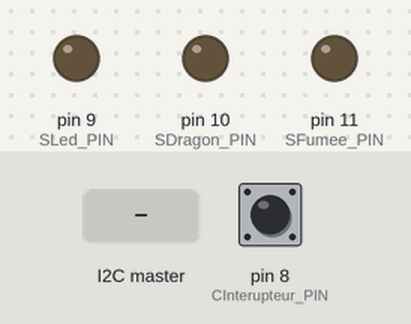
A sketch run on a simulated Arduino Uno, built with avr-gcc and run on an emulated ATmega328P. On the bench: output pins drawn as LEDs (lit = HIGH). The test bench sets the inputs (shaded band); at power-on: pin 8 (CInterupteur_PIN) HIGH. What the sketch prints to the serial monitor is not drawn.

Above: at 1.2 s.
1.3 s: pin 8 (CInterupteur_PIN) pulled LOW for 1 s
At 2.6 s:
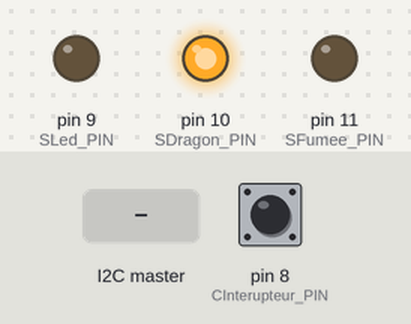
4.3 s: the I2C master sends the byte 1
5.8 s: the I2C master sends the byte 0
8.8 s: the I2C master sends the byte 2
At 13.1 s:
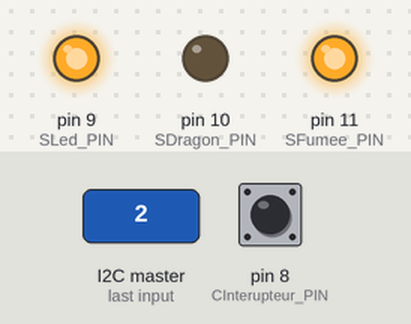
Timing chart, 0 to 14.5 s (numbered marks = the images above; inputs shaded):
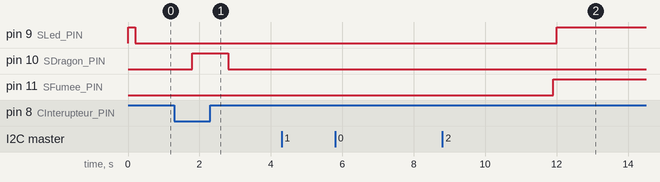

Measured:
- after the input at 1.3 s, pin 10 (SDragon_PIN): LOW → HIGH after 0.50 s, → LOW 1.0 s later
- after the input at 4.3 s, every drawn part: stays the same
- after the input at 5.8 s, every drawn part: stays the same

The sketch:

Feu.ino
```cpp
//FICHIER Feu H

#include "Wire.h"			//librairie nécessaire pour la communication i2c
#define SLAVE_ADDRESS 0x15  //initialisation de l’Arduino avec l’adresse 0x15

#define CInterupteur_PIN 8  	//interupteur a clef sur pin 8
#define SLed_PIN 9          	//led controle sur pin 9
#define SDragon_PIN 10      	//relais de l'électroaimant de la ventouse dragon sur pin10
#define SFumee_PIN 11       	//relais de la machine à fumee sur pin 11

#define DEBOUNCE 500

int sd_reading = HIGH;        	//Valeur actuelle du capteur
int sd_previous = HIGH;     	//Valeur précédente du capteur
long ms_time = 0;             	//Dernière fois que le statut du mécanisme a changé

class Feu{

  private :
    bool S_Dragon;							//actionneur qui active/désactive l'électroaimant de la ventouse dragon
    bool S_Fumee;							//actionneur qui active/désactive la fumée
    bool S_Led;								//actionneur qui active/désactive la led de controle
    bool S_Feu;								//actionneur de l'élément FEU sur la tablette des 4 éléments
    bool C_Interupteur;						//état de la position détecter par l'interupteur à clef
    bool mechanism_status;					//indique si le mécanisme est activé ou non

  public :
    bool actuator[4] = {S_Dragon, S_Fumee, S_Led, S_Feu};//tableau des actionneurs
    bool sensor[1] = {C_Interupteur};		//tableau des capteurs

  public :
    bool getMechanism_status();				//récupérer l'état du mécanisme
    void setMechanism_status(bool ms);		//modifier l'état du mécanisme

  public :
    Feu();									//constructeur de la classe
    void setupMechanism();					//configuration de base du mécanisme
    void execute();							//méthode qui fait fonctionner le mécanisme

};

//FICHIER FEU CPP

Feu::Feu(){
	S_Dragon = false;
	S_Fumee = false;
	S_Led = false;
	S_Feu = false;
	C_Interupteur = false;
	mechanism_status = false;
}

bool Feu::getMechanism_status(){
	return mechanism_status;
}

void Feu::setMechanism_status(bool ms){
	mechanism_status = ms;
}

void Feu::setupMechanism() {
	pinMode(CInterupteur_PIN , INPUT_PULLUP); 		//On initialise le pin de l'interupteur à clef

	pinMode(SLed_PIN, OUTPUT); 						//On initialise le pin de la led
	if (S_Led = false){								//Suivant la valeur de l'attribut
		digitalWrite(SLed_PIN , LOW);				//On éteint la led par défaut
	}else{
		digitalWrite(SLed_PIN , HIGH);				//On allume la led par défaut
    }

	pinMode(SDragon_PIN, OUTPUT);					//On initialise le pin du relais de l'électroaimant de la ventouse dragon
	if (S_Led = false){								//Suivant la valeur de l'attribut
		digitalWrite(SDragon_PIN, LOW);				//On active le relais de l'électroaimant par défaut
	}else{
		digitalWrite(SDragon_PIN, HIGH);			//On désactive le relais de l'électroaimant par défaut
    }

	pinMode(SFumee_PIN, OUTPUT);					//On initialise le pin du relais de la machine à fumée
	if (S_Fumee = false){							//Suivant la valeur de l'attribut
		digitalWrite(SFumee_PIN, HIGH);				//On désactive le relais machine à fumée par défaut
	}else{
		digitalWrite(SDragon_PIN, LOW);				//On active le relais machine à fumée par défaut
    }

}

void Feu::execute(){
	sd_reading = digitalRead(CInterupteur_PIN);   		//On récupère la valeur du capteur intérupteur à clef

	//on tient à vérifier si il y a eu un changement de position ou un parasite (bille qui trésaute)...
	if (sd_reading != sd_previous) {
		ms_time = millis();								//On remet le timer de déparasitage à 0
	}

	sd_previous = sd_reading;

	if (sd_reading == LOW
	&& (millis() - ms_time) > ((DEBOUNCE)/2)){ 			//On vérifie s'il y a eu un changement de position positif

		C_Interupteur = true;							//On fixe la valeur de l'attribut capteur

		if (mechanism_status == false) {				//Si il y a eu le premier changement de position

			S_Dragon = true;							//On active l'électroaimant de la ventouse dragon
			S_Fumee = true;								//On active la fumée
			S_Led = true;								//On allume la led verte
			S_Feu = true;								//On allume l'element FEU des 4 éléments
			mechanism_status = true; 					//On valide le mécanisme
		}
	}else{												//Si il n'y a pas eu de changement de position positif

		C_Interupteur = false;							//On fixe la valeur de l'attribut capteur
	}

	if ( S_Dragon == true ){							//Pour désactiver l'electroaimant de la ventouse dragon
		delay(100);										//On attend 0.1 seconde
		digitalWrite(SDragon_PIN, HIGH); 				//On désactive l'electroaimant de la trappe dragon
		delay(1000);									//On attend 1 seconde
		digitalWrite(SDragon_PIN, LOW);					//On réactive l'electroaimant
		delay(4000); 									//On attend 4 secondes
		S_Dragon = false;								//On change la valeur de l'attribut
	}

	if ( S_Fumee == true ){								//Pour activer la fumée
		delay(100);										//On attend 0.1 seconde
		digitalWrite(SFumee_PIN, LOW); 					//On allume la machine à fumée
		delay(5000);									//On attend 5 secondes
		digitalWrite(SFumee_PIN, HIGH);					//On éteint la machine à fumée
		S_Fumee = false;								//On change la valeur de l'attribut
	}

	if ( S_Led == true ){								//Pour allumer la led témoin
		delay(100);										//On attend 0.1 seconde
		digitalWrite(SLed_PIN, HIGH);					//On allume la led de contrôle
	}else{												//Pour éteindre la led témoin
		delay(100);										//On attend 0.1 seconde
		digitalWrite(SLed_PIN, LOW);					//On éteint la led de contrôle
	}

	if ( mechanism_status == false ){					//En cas de reset
		S_Led = false;									//On change la valeur de l'attribut
		S_Feu = false;									//On change la valeur de l'attribut
	}
}

//MAIN
Feu mechanism = Feu();									//On instancie un objet de type Feu

void execute_order(String order){

	Serial.print("Order received : ");
	Serial.println(order);//412221

	if(order[1] == '1'){								//Si le 2eme caractère est 1
		mechanism.setMechanism_status(true);			//On valide le mécanisme
	}else if(order[1] == '0'){							//Si le 2eme caractère est 0
		mechanism.setMechanism_status(false);			//On invalide le mécanisme
	}

	for(int i=2; i<sizeof(order); i++) {				//Pour chaque actionneur
		if(order[i] == '1'){							//Si le caractère est 1
			mechanism.actuator[i-1] = true;				//On valide l'actionneur
		}else if(order[i] == '0'){						//Si le caractère est 0
			mechanism.actuator[i-1] = false;			//On invalide l'actionneur
		}
	}
}

void receive_order(int numBytes) {
	String data_received;

	while(Wire.available() > 0) {						//Tant que le message i2c reçu n'est pas fini
		char c = Wire.read();							//On lit le caractère suivant du message sur le bus i2c
		data_received += String(c);						//On ajoute le caractère du message aux données reçus
	}

	if(data_received != "2") {							//Si les données reçues sont bien un message d'ordre
		execute_order(data_received);					//On exécute les ordres du message d'ordre
	}
}

String getMessagei2c() {
	String ms_I2Cmessage = "ms";
	String as_I2Cmessage = "as";
	String sd_I2Cmessage = "sd";
	String I2Cmessage;

	if(mechanism.getMechanism_status() == true){		//Si le mécanisme est validé
		ms_I2Cmessage += "T";							//On ajoute T au message i2c
	}else{												//Si le mécanisme est invalide
		ms_I2Cmessage += "F";							//On ajoute F au message i2c
	}

	for(int i=0; i<sizeof(mechanism.actuator); i++){	//Pour chaque actionneur du mécanisme
		if (mechanism.actuator[i] == true){				//Si l'actionneur est validé
			as_I2Cmessage += "T";						//On ajoute T au message i2c
		}else{											//Si l'actionneur est invalidé
			as_I2Cmessage += "F";						//On ajoute F au message i2c
		}
	}
	if(as_I2Cmessage.length() < 6){
		for(int i=as_I2Cmessage.length()-1; i<5; i++){	//Tant que le message est inférieur à 6 caractere
			as_I2Cmessage += "X";						//On ajoute X au message i2c
		}
	}

	for(int i=0; i<sizeof(mechanism.sensor); i++){		//Pour chaque capteur du mécanisme
		if (mechanism.sensor[i] == true){				//Si le capteur est validé
			sd_I2Cmessage += "T";						//On ajoute T au message i2c
		}else{											//Si le capteur est invalidé
			sd_I2Cmessage += "F";						//On ajoute F au message i2c
		}
	}

	I2Cmessage = ms_I2Cmessage + as_I2Cmessage + sd_I2Cmessage;//msFasFFFFsdF

	Serial.print("Message send to Raspberry : ");
	Serial.println(I2Cmessage);

	return I2Cmessage;
}

void send_status() {
	Wire.write(getMessagei2c().c_str());	//On écrit le message i2c dans l'objet Wire
}

void setup() {
	Serial.begin(9600);
	Wire.begin(SLAVE_ADDRESS);				//On indique à l'objet Wire l'adresse esclave utilisé par l'Arduino
	Wire.onRequest(send_status);			//On envoie le messagei2c sur le bus i2c
	Wire.onReceive(receive_order);			//On récupère le message s'ordre reçu sur le bus i2c via la fonction receive order
	Wire.onRequest(send_status);			//On envoie le messagei2c sur le bus i2c
	mechanism.setupMechanism();				//On donne une configuration de base au mécanisme
}

void loop() {
	delay(100);								//On attends 0.1 seconde
	mechanism.execute();					//On exécute le mécanisme
}
```
